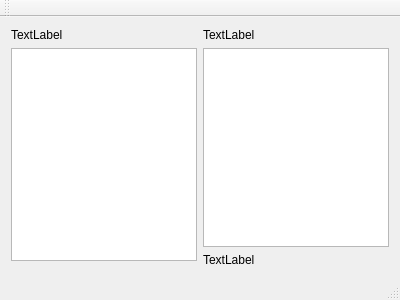
<?xml version="1.0" encoding="UTF-8"?>
<ui version="4.0">
 <class>MainWindow</class>
 <widget class="QMainWindow" name="MainWindow">
  <property name="geometry">
   <rect>
    <x>0</x>
    <y>0</y>
    <width>400</width>
    <height>300</height>
   </rect>
  </property>
  <property name="windowTitle">
   <string>MainWindow</string>
  </property>
  <widget class="QWidget" name="centralWidget">
   <layout class="QGridLayout" name="gridLayout">
    <item row="0" column="0">
     <widget class="QLabel" name="label">
      <property name="text">
       <string>TextLabel</string>
      </property>
     </widget>
    </item>
    <item row="0" column="1">
     <widget class="QLabel" name="label_2">
      <property name="text">
       <string>TextLabel</string>
      </property>
     </widget>
    </item>
    <item row="1" column="0">
     <widget class="QListWidget" name="interactionlist"/>
    </item>
    <item row="1" column="1" rowspan="2">
     <layout class="QVBoxLayout" name="verticalLayout">
      <item>
       <widget class="QTextEdit" name="textEdit"/>
      </item>
      <item>
       <widget class="QLabel" name="image">
        <property name="text">
         <string>TextLabel</string>
        </property>
        <property name="scaledContents">
         <bool>true</bool>
        </property>
       </widget>
      </item>
     </layout>
    </item>
   </layout>
  </widget>
  <widget class="QMenuBar" name="menuBar">
   <property name="geometry">
    <rect>
     <x>0</x>
     <y>0</y>
     <width>400</width>
     <height>17</height>
    </rect>
   </property>
  </widget>
  <widget class="QToolBar" name="mainToolBar">
   <attribute name="toolBarArea">
    <enum>TopToolBarArea</enum>
   </attribute>
   <attribute name="toolBarBreak">
    <bool>false</bool>
   </attribute>
  </widget>
  <widget class="QStatusBar" name="statusBar"/>
 </widget>
 <layoutdefault spacing="6" margin="11"/>
 <resources/>
 <connections/>
</ui>
